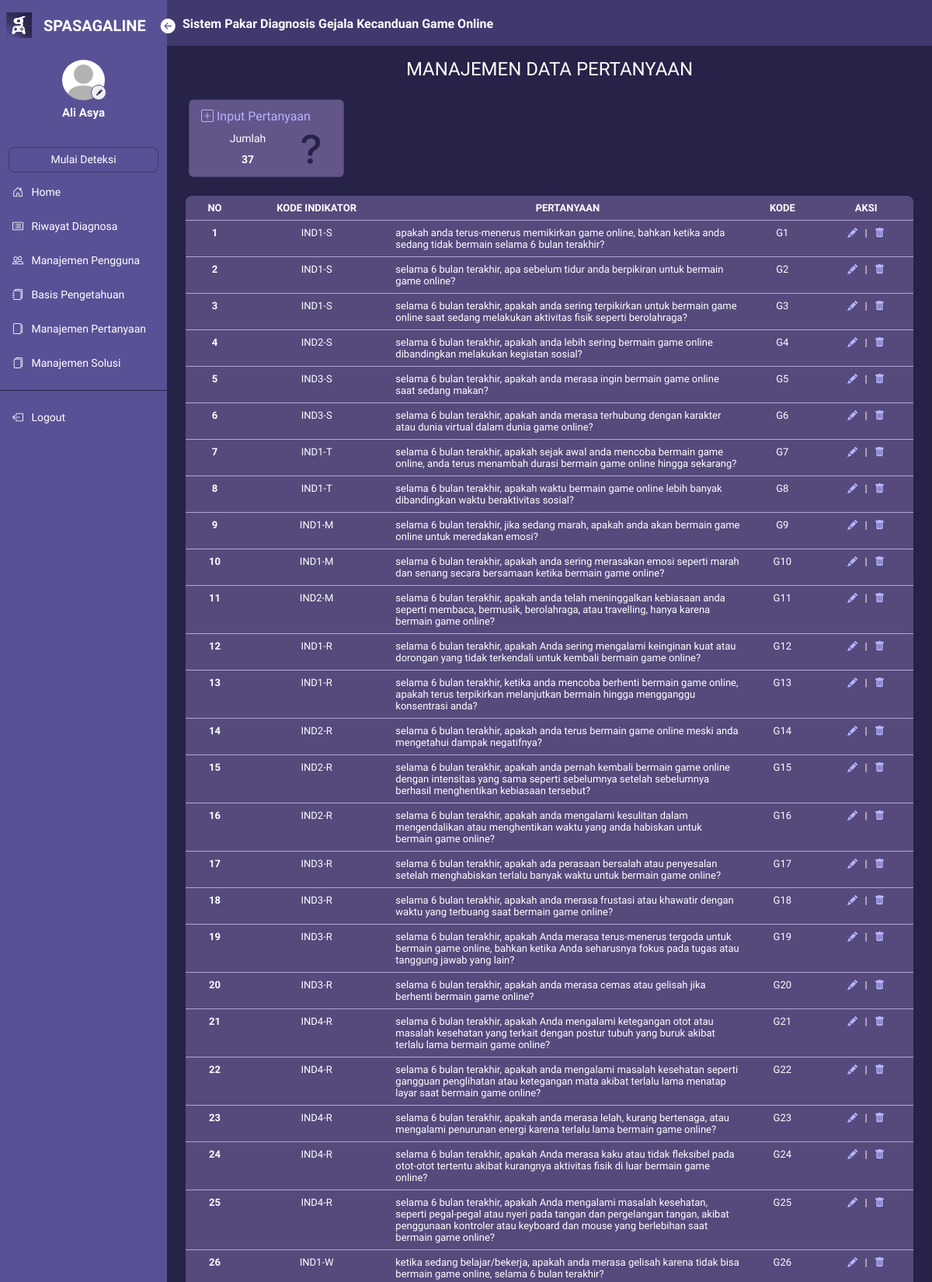
/pertanyaan/index.php (signed in, upper part), run on the app's committed database.
### tables this page shows
CREATE TABLE `user` (
  `iduser` int(11) NOT NULL,
  `nama` varchar(50) NOT NULL,
  `username` varchar(45) NOT NULL,
  `password` varchar(100) NOT NULL,
  `email` varchar(50) NOT NULL,
  `foto` varchar(50) NOT NULL,
  `level` varchar(30) NOT NULL
);

CREATE TABLE `pertanyaan` (
  `idpertanyaan` int(11) NOT NULL,
  `kode_pertanyaan` varchar(20) NOT NULL,
  `text_pertanyaan` text NOT NULL,
  `idindikator` int(11) NOT NULL
);

CREATE TABLE `ind_gejala` (
  `idindikator` int(11) NOT NULL,
  `kode_indikator` varchar(20) NOT NULL,
  `indikator` text NOT NULL,
  `idkriteria` int(11) NOT NULL,
  `cf_pakar` double NOT NULL
);

### controller/controller_main.php (called while the page is built, shortened)
<?php
$conn = mysqli_connect("localhost", "root", "", "spasagaline");
function query($query)
{
    global $conn;
    $result = mysqli_query($conn, $query);
    $rows = [];
    while ($row = mysqli_fetch_assoc($result)) {
        $rows[] = $row;
    }
    return $rows;
}
function jumlah_data($data)
{
    global $conn;
    $query = mysqli_query($conn, $data);
    $jumlah_data = mysqli_num_rows($query);
    return $jumlah_data;
}
function generateRandomKey()
{
    $keyLength = 32;
    $randomBytes = openssl_random_pseudo_bytes($keyLength, $strong);
    if (!$strong) {
        $randomBytes = random_bytes($keyLength);
    }
    return base64_encode($randomBytes);
}
function enkripsi($kata)
{
    $key = generateRandomKey();
    $string = openssl_encrypt($kata, 'AES-256-CBC', $key, 0, substr($key, 0, 16));
    $hasilEnkripsi = base64_encode($key . $string);
    return $hasilEnkripsi;
}
function dekripsi($kata)
{
    $string = base64_decode($kata);
    $key = substr($string, 0, 44);
    $enkripsi = substr($string, 44);
    $hasil = openssl_decrypt($enkripsi, 'AES-256-CBC', $key, 0, substr($key, 0, 16));
    return $hasil;
}
?>

### pertanyaan/index.php (the view, shortened to what this page needs)
<?php
$id = dekripsi($_COOKIE['SPASAGALINENS']);
$user = query("SELECT * FROM user WHERE iduser = $id")[0];
$jumlah_pertanyaan = jumlah_data("SELECT * FROM pertanyaan");
$pertanyaan = query("SELECT * FROM pertanyaan");
?>
<html lang="en">
<head>
    <link href="https://cdn.jsdelivr.net/npm/bootstrap@5.3.0/dist/css/bootstrap.min.css" rel="stylesheet"
>
    <link rel="stylesheet" href="https://cdn.jsdelivr.net/npm/bootstrap-icons@1.10.5/font/bootstrap-icons.css">
    <link rel="stylesheet" href="https://cdn.datatables.net/1.13.4/css/jquery.dataTables.min.css">
    <link rel="stylesheet" href="../style.css">
</head>
<body>
    <div class="main-container d-flex">
        <?php
        require_once('../sidenav/sidebar.php');
        ?>
        <div class="content">
            <?php
            require_once('../sidenav/navbar.php');
            ?>
            <div class="contents px-4 py-3">
                <h4 class="text-white text-center pb-3">MANAJEMEN DATA PERTANYAAN</h4>
                <div class="row px-3">
                    <div class="card me-5">
                        <div class="card-body">
                            <button class="fw-medium" data-bs-toggle="modal" data-bs-target="#staticBackdrop">
                                <i class="bi bi-plus-square"></i>
                                <span>Input Pertanyaan</span>
                            </button>
                            <h6 class="card-subtitle">Jumlah</h6>
                            <p class="card-text fw-bold">
                                <?= $jumlah_pertanyaan; ?>
                            </p>
                            <i class="icon bi bi-question-lg"></i>
                        </div>
                    </div>
                </div>
                <div class="tabel mt-4">
                    <table id="example" class="table table-hover text-center">
                        <thead>
                            <tr>
                                <th scope="col">NO</th>
                                <th scope="col">KODE INDIKATOR</th>
                                <th scope="col">PERTANYAAN</th>
                                <th scope="col">KODE</th>
                                <th scope="col">AKSI</th>
                            </tr>
                        </thead>
                        <tbody>
                            <?php
                            $i = 1; foreach ($pertanyaan as $p):
                                $enkripsi = enkripsi($p['idpertanyaan']);
                                ?>
                                <tr>
                                    <th class="no">
                                        <?= $i; ?>
                                    </th>
                                    <?php
                                    $idindikator = $p['idindikator'];
                                    $kode_indikator = query("SELECT kode_indikator FROM ind_gejala WHERE idindikator = $idindikator")[0];
                                    ?>
                                    <td class="ind">
                                        <?= $kode_indikator['kode_indikator']; ?>
                                    </td>
                                    <td class="g">
                                        <?= $p['text_pertanyaan']; ?>
                                    </td>
                                    <td class="kg">
                                        <?= $p['kode_pertanyaan']; ?>
                                    </td>
                                    <td class="aksi">
                                        <a href="edit_pertanyaan.php?id=<?= $enkripsi; ?>"><i
                                                class="bi bi-pencil-fill"></i></a>
                                        |
                                        <button style="border: none; background: none;" id="deletePertanyaan"
                                            onclick="deletePertanyaan(<?= $p['idpertanyaan']; ?>)">
                                            <i class="bi bi-trash-fill"></i>
                                        </button>
                                    </td>
                                </tr>
                                <?php
                                $i++;
                            endforeach;
                            ?>
                        </tbody>
                    </table>
                </div>
            </div>
        </div>
    </div>
</body>
</html>

### sidenav/sidebar.php (shortened to what this page needs)
<div class="sidebar" id="side_nav">
    <div class="header-box px-2 pt-3 pb-3 d-flex">
        <img src="../img/Logo.png" alt="spasagaline">
        <span class="fs-5 fw-bold text-white" style="margin-top: 1.6px;">SPASAGALINE</span>
        <button id="btnside" class="btn px-0 py-0 text-white btn-open">
            <i class="bi bi-arrow-left-circle-fill"></i>
        </button>
    </div>
    <div class="profil">
        <img src="../profil/<?= $user['foto']; ?>" class="rounded-circle" alt="profi">
        <a href="../pengguna/profil.php"><button class="rounded-circle"><i class="bi bi-pencil-fill"></i></button></a>
        <h1>
            <?= $user['nama']; ?>
        </h1>
    </div>
    <ul class="list-unstyled pt-2 fw-medium">
        <li class="">
            <a type="button" class="text-decoration-none d-block text-center" data-bs-toggle="modal"
                data-bs-target="#deteksi">Mulai Deteksi</a>
        </li>
        <li class="">
            <a href="../pengguna" class="text-decoration-none d-block">
                <i class="bi bi-house-door"></i>
                <span>Home</span>
            </a>
        </li>
        <li class="">
            <a href="../riwayat" class="text-decoration-none d-block">
                <i class="bi bi-card-list"></i>
                <span>Riwayat Diagnosa</span>
            </a>
        </li>
        <li class="">
            <a href="../manajemen_pengguna" class="text-decoration-none d-block">
                <i class="bi bi-people"></i>
                <span>Manajemen Pengguna</span>
            </a>
        </li>
        <li class="">
            <a href="../basis" class="text-decoration-none d-block">
                <i class="bi bi-journals"></i>
                <span>Basis Pengetahuan</span>
            </a>
        </li>
        <li class="">
            <a href="../pertanyaan" class="text-decoration-none d-block">
                <i class="bi bi-files-alt"></i>
                <span>Manajemen Pertanyaan</span>
            </a>
        </li>
        <li class="">
            <a href="../kategori_solusi" class="text-decoration-none d-block">
                <i class="bi bi-files"></i>
                <span>Manajemen Solusi</span>
            </a>
        </li>
    </ul>
    <hr class="hr-color">
    <ul class="list-unstyled fw-medium">
        <li>
            <a href="../logout.php" class="text-decoration-none d-block">
                <i class="bi bi-box-arrow-left"></i>
                <span>Logout</span>
            </a>
        </li>
    </ul>
</div>

### style.css (style rules this page uses)
* { font-family: "Chakra Petch", sans-serif; }
body { background: #272247; margin: 0; padding: 0; border: 0; }
.content { min-height: 100vh; width: 100%; }
.sidebar { background: #595196; min-width: 215px; max-width: 215px; z-index: 1; transition: all ease-in 0.3s; }
hr.hr-color { color: #272247; opacity: 1; }
.sidebar ul { padding: 0 11px; }
.sidebar li { margin: 7px 0; }
.sidebar li a { color: white; padding: 8px 5px; font-size: 14px; margin-left: 0; }
.sidebar .header-box img { width: 33px; height: 33px; margin-right: 15px; }
.sidebar li a.text-center { border: solid rgb(39, 34, 71, 0.5) 0.3px; border-radius: 8px; padding: 5px 0; }
.sidebar li i { margin-right: 7px; }
.sidebar .profil img { width: 55px; height: 66px; margin-left: auto; margin-right: auto; padding: 7px 0; display: block; transition: all ease-in 0.3s; object-fit: cover; }
.sidebar .profil h1 { font-weight: 700; font-size: 15px; color: #ffff; text-align: center; margin-bottom: 20px; }
.sidebar .profil button { border: 1.5px solid #595196; position: absolute; margin-top: -27px; margin-left: 117px; width: 20px; height: 20px; }
.sidebar .profil button i { font-size: 8px; color: #272247; }
.sidebar #btnside { margin-top: 17px; transform: translateY(-50%); margin-left: 18px; font-size: 19px; }
.content .contents a { border: solid #978fcc; border-radius: 8px; padding: 5px 35px; background: rgb(121, 134, 199, 0.4); color: #ffffff; }
.contents .card { background: rgba(157, 136, 206, 0.5); width: 200px; height: 100px; }
.contents .card-body { padding: 9px 3px; height: 100px; }
.contents .card-body .icon { position: absolute; margin-top: -65px; font-size: 50px; margin-left: 117px; color: #272247; }
.contents .card-body button { border: none; background: none; text-decoration: none; text-align: left; padding: 0; border-radius: none; color: #b4b4ff; }
.contents .card-subtitle { margin-right: 48px; margin-top: 8px; margin-bottom: 8px; text-align: center; color: white; font-size: 14px; }
.contents .card-text { text-align: center; margin-right: 48px; color: white; font-size: 14px; }
.content .contents table { --bs-table-color: #fff; --bs-table-bg: none; --bs-table-border-color: rgb(179, 164, 214); --bs-table-striped-bg: rgb(179, 164, 214) 2; --bs-table-striped-color: #fff; --bs-table-active-bg: #bacbe6; --bs-table-active-color: #fff; --bs-table-hover-bg: rgba(157, 136, 206, 0.5); --bs-table-hover-color: rgb(236, 234, 255); color: var(--bs-table-color); border-color: var(--bs-table-border-color); margin: 0; font-size: 13px; }
.content .contents table tbody a { border: none; border-radius: none; background: none; padding: 0; color: #b4b4ff; margin: 0 6px; }
.contents table tbody i { color: #b4b4ff; }
.content .contents .tabel { border-radius: 8px; overflow: hidden; background: rgba(157, 136, 206, 0.4); }
.contents table .no { width: 8%; }
.contents table .ind { width: 20%; }
.content table .g { width: 49%; text-align: left; }
.contents table .kg { width: 10%; }
.contents table .aksi { width: 13%; }

### data on the page
user: foto (placeholder picture), nama "Ali Asya"
pertanyaan: idindikator.kode_indikator "IND1-S", text_pertanyaan "apakah anda terus-menerus memikirkan game online, bahkan ketika anda sedang tidak bermain selama 6 bulan terakhir?", kode_pertanyaan "G1"
pertanyaan: idindikator.kode_indikator "IND1-S", text_pertanyaan "selama 6 bulan terakhir, apa sebelum tidur anda berpikiran untuk bermain game online?", kode_pertanyaan "G2"
pertanyaan: idindikator.kode_indikator "IND1-S", text_pertanyaan "selama 6 bulan terakhir, apakah anda sering terpikirkan untuk bermain game online saat sedang melakukan aktivitas fisik seperti berolahraga?", kode_pertanyaan "G3"
pertanyaan: idindikator.kode_indikator "IND2-S", text_pertanyaan "selama 6 bulan terakhir, apakah anda lebih sering bermain game online dibandingkan melakukan kegiatan sosial?", kode_pertanyaan "G4"
pertanyaan: idindikator.kode_indikator "IND3-S", text_pertanyaan "selama 6 bulan terakhir, apakah anda merasa ingin bermain game online saat sedang makan?", kode_pertanyaan "G5"
pertanyaan: idindikator.kode_indikator "IND3-S", text_pertanyaan "selama 6 bulan terakhir, apakah anda merasa terhubung dengan karakter atau dunia virtual dalam dunia game online?", kode_pertanyaan "G6"
pertanyaan: idindikator.kode_indikator "IND1-T", text_pertanyaan "selama 6 bulan terakhir, apakah sejak awal anda mencoba bermain game online, anda terus menambah durasi bermain game online hingga sekarang?", kode_pertanyaan "G7"
pertanyaan: idindikator.kode_indikator "IND1-T", text_pertanyaan "selama 6 bulan terakhir, apakah waktu bermain game online lebih banyak dibandingkan waktu beraktivitas sosial?", kode_pertanyaan "G8"
pertanyaan: idindikator.kode_indikator "IND1-M", text_pertanyaan "selama 6 bulan terakhir, jika sedang marah, apakah anda akan bermain game online untuk meredakan emosi?", kode_pertanyaan "G9"
pertanyaan: idindikator.kode_indikator "IND1-M", text_pertanyaan "selama 6 bulan terakhir, apakah anda sering merasakan emosi seperti marah dan senang secara bersamaan ketika bermain game online?", kode_pertanyaan "G10"
pertanyaan: idindikator.kode_indikator "IND2-M", text_pertanyaan "selama 6 bulan terakhir, apakah anda telah meninggalkan kebiasaan anda seperti membaca, bermusik, berolahraga, atau travelling, hanya karena bermain game online?", kode_pertanyaan "G11"
pertanyaan: idindikator.kode_indikator "IND1-R", text_pertanyaan "selama 6 bulan terakhir, apakah Anda sering mengalami keinginan kuat atau dorongan yang tidak terkendali untuk kembali bermain game online?", kode_pertanyaan "G12"
pertanyaan: idindikator.kode_indikator "IND1-R", text_pertanyaan "selama 6 bulan terakhir, ketika anda mencoba berhenti bermain game online, apakah terus terpikirkan melanjutkan bermain hingga mengganggu konsentrasi anda?", kode_pertanyaan "G13"
pertanyaan: idindikator.kode_indikator "IND2-R", text_pertanyaan "selama 6 bulan terakhir, apakah anda terus bermain game online meski anda mengetahui dampak negatifnya?", kode_pertanyaan "G14"
pertanyaan: idindikator.kode_indikator "IND2-R", text_pertanyaan "selama 6 bulan terakhir, apakah anda pernah kembali bermain game online dengan intensitas yang sama seperti sebelumnya setelah sebelumnya berhasil menghentikan kebiasaan tersebut?", kode_pertanyaan "G15"
pertanyaan: idindikator.kode_indikator "IND2-R", text_pertanyaan "selama 6 bulan terakhir, apakah anda mengalami kesulitan dalam mengendalikan atau menghentikan waktu yang anda habiskan untuk bermain game online?", kode_pertanyaan "G16"
pertanyaan: idindikator.kode_indikator "IND3-R", text_pertanyaan "selama 6 bulan terakhir, apakah ada perasaan bersalah atau penyesalan setelah menghabiskan terlalu banyak waktu untuk bermain game online?", kode_pertanyaan "G17"
pertanyaan: idindikator.kode_indikator "IND3-R", text_pertanyaan "selama 6 bulan terakhir, apakah anda merasa frustasi atau khawatir dengan waktu yang terbuang saat bermain game online?", kode_pertanyaan "G18"
pertanyaan: idindikator.kode_indikator "IND3-R", text_pertanyaan "selama 6 bulan terakhir, apakah Anda merasa terus-menerus tergoda untuk bermain game online, bahkan ketika Anda seharusnya fokus pada tugas atau tanggung jawab yang lain?", kode_pertanyaan "G19"
pertanyaan: idindikator.kode_indikator "IND3-R", text_pertanyaan "selama 6 bulan terakhir, apakah anda merasa cemas atau gelisah jika berhenti bermain game online?", kode_pertanyaan "G20"
pertanyaan: idindikator.kode_indikator "IND4-R", text_pertanyaan "selama 6 bulan terakhir, apakah Anda mengalami ketegangan otot atau masalah kesehatan yang terkait dengan postur tubuh yang buruk akibat terlalu lama bermain game online?", kode_pertanyaan "G21"
pertanyaan: idindikator.kode_indikator "IND4-R", text_pertanyaan "selama 6 bulan terakhir, apakah anda mengalami masalah kesehatan seperti gangguan penglihatan atau ketegangan mata akibat terlalu lama menatap layar saat bermain game online?", kode_pertanyaan "G22"
pertanyaan: idindikator.kode_indikator "IND4-R", text_pertanyaan "selama 6 bulan terakhir, apakah anda merasa lelah, kurang bertenaga, atau mengalami penurunan energi karena terlalu lama bermain game online?", kode_pertanyaan "G23"
pertanyaan: idindikator.kode_indikator "IND4-R", text_pertanyaan "selama 6 bulan terakhir, apakah Anda merasa kaku atau tidak fleksibel pada otot-otot tertentu akibat kurangnya aktivitas fisik di luar bermain game online?", kode_pertanyaan "G24"
pertanyaan: idindikator.kode_indikator "IND4-R", text_pertanyaan "selama 6 bulan terakhir, apakah Anda mengalami masalah kesehatan, seperti pegal-pegal atau nyeri pada tangan dan pergelangan tangan, akibat penggunaan kontroler atau keyboard dan mouse yang berlebihan saat bermain game online?", kode_pertanyaan "G25"
pertanyaan: idindikator.kode_indikator "IND1-W", text_pertanyaan "ketika sedang belajar/bekerja, apakah anda merasa gelisah karena tidak bisa bermain game online, selama 6 bulan terakhir?", kode_pertanyaan "G26"

### other printed values
$jumlah_pertanyaan "37"
